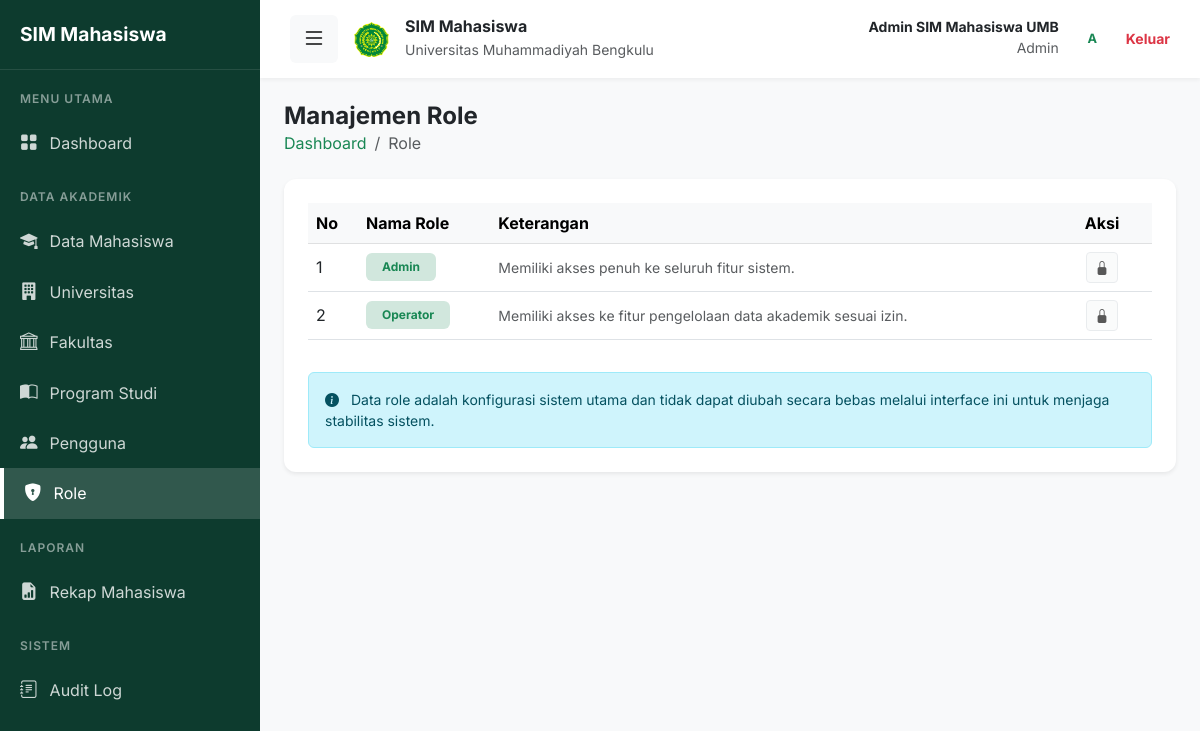
The app's page /role/index.php (signed in) with its own data.
### tables this page shows
CREATE TABLE IF NOT EXISTS roles (
    id INT AUTO_INCREMENT PRIMARY KEY,
    nama_role VARCHAR(50) NOT NULL UNIQUE,
    keterangan TEXT,
    created_at TIMESTAMP DEFAULT CURRENT_TIMESTAMP
);

### includes/functions.php (called while the page is built, shortened)
<?php
function h($string) {
    return htmlspecialchars($string, ENT_QUOTES, 'UTF-8');
}
?>

### role/index.php (the view, shortened to what this page needs)
<?php
require_once '../config/database.php';
require_once '../includes/functions.php';
$roles = $pdo->query("SELECT * FROM roles ORDER BY id ASC")->fetchAll();
require_once '../includes/header.php';
?>
<div class="d-flex justify-content-between align-items-center mb-4">
    <div>
        <h4 class="fw-bold text-hijau-tua mb-0">Manajemen Role</h4>
        <nav aria-label="breadcrumb">
            <ol class="breadcrumb small mb-0">
                <li class="breadcrumb-item"><a href="../dashboard.php" class="text-decoration-none text-success">Dashboard</a></li>
                <li class="breadcrumb-item active" aria-current="page">Role</li>
            </ol>
        </nav>
    </div>
</div>
<div class="card card-custom border-0 shadow-sm bg-white">
    <div class="card-body p-4">
        <div class="table-responsive">
            <table class="table table-hover align-middle">
                <thead class="table-light">
                    <tr>
                        <th width="50">No</th>
                        <th>Nama Role</th>
                        <th>Keterangan</th>
                        <th width="100" class="text-center">Aksi</th>
                    </tr>
                </thead>
                <tbody>
                    <?php foreach ($roles as $index => $r): ?>
                        <tr>
                            <td><?= $index + 1 ?></td>
                            <td><span class="badge bg-success-subtle text-success px-3 py-2"><?= h($r['nama_role']) ?></span></td>
                            <td class="small text-muted"><?= h($r['keterangan']) ?></td>
                            <td class="text-center">
                                <button class="btn btn-sm btn-light border" title="Akses Dibatasi" disabled>
                                    <i class="bi bi-lock-fill"></i>
                                </button>
                            </td>
                        </tr>
                    <?php endforeach; ?>
                </tbody>
            </table>
        </div>
        <div class="alert alert-info mt-3 mb-0 small" role="alert">
            <i class="bi bi-info-circle-fill me-2"></i>
            Data role adalah konfigurasi sistem utama dan tidak dapat diubah secara bebas melalui interface ini untuk menjaga stabilitas sistem.
        </div>
    </div>
</div>
<?php require_once '../includes/footer.php'; ?>

### includes/header.php (style rules this page uses)
:root { --hijau-tua: #0d3b2e; --hijau-mint: #d1e7dd; --hijau-utama: #198754; --bg-konten: #f8f9fa; }
body { font-family: 'Inter', sans-serif; background-color: var(--bg-konten); overflow-x: hidden; }
.card-custom { border: 1px solid #eee; border-radius: 12px; box-shadow: 0 2px 10px rgba(0,0,0,0.02); transition: transform 0.2s; }

### records on screen
roles: nama_role "Admin", keterangan "Memiliki akses penuh ke seluruh fitur sistem."
roles: nama_role "Operator", keterangan "Memiliki akses ke fitur pengelolaan data akademik sesuai izin."

### other values on screen
$_SESSION['nama_lengkap'] "Admin SIM Mahasiswa UMB"
$_SESSION['role_name'] "Admin"
substr($_SESSION['nama_lengkap'], 0, 1) "A"
